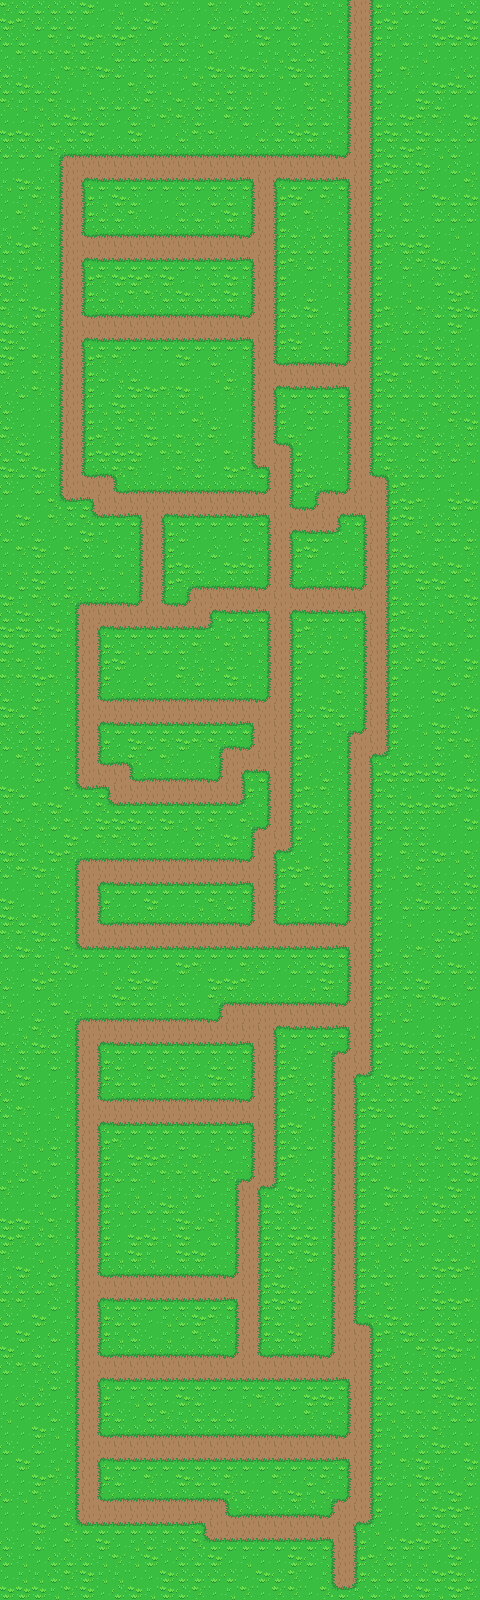

Rendered tile map (Tiled .tmx) drawn with the repository's tilesets; below, a short description and the map source with its tile grids summarised:
An orthogonal 30x100 tile map with 16x16 px tiles, 1 tile layer (Tile Layer 1).

<map version="1.0.0" orientation="orthogonal" renderorder="left-down" width="30" height="100" tilewidth="16" tileheight="16" nextobjectid="1">
 <tileset firstgid="1" source="../Tileset/Overworld.tsx" />
 <layer name="Tile Layer 1" width="30" height="100">
  <data>[3000 cells, 3000 non-empty, 20 distinct tile ids]</data>
 </layer>
</map>
